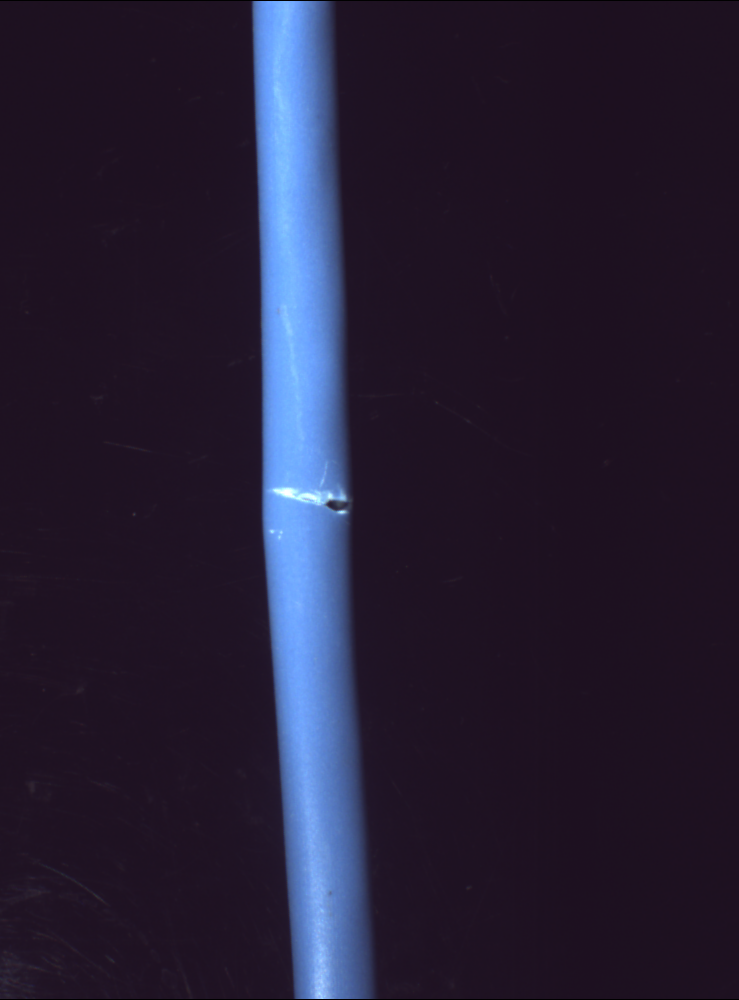
#> input picture B-Cable defect detection/Input Images/Cut.bmp, 739 x 1000 px; its folder holds only this picture in this run
$ python 'Cable defect detection.py'
#> lines starting #> are read from the running program, lines starting #| are printed output that depends on the picture; after the words box and inside, x2 and y2 are one past the last pixel; in counts of white or black regions, pixels touching at a corner belong together
import os
from scipy.spatial import distance
import cv2
import numpy as np

# 测量电缆直径的函数
def count_dia(tgt, row):
    cols = tgt.shape[1]
    point1, point2 = 0, 0

    for j in range(cols):
        if tgt[row, j] == 255:
            point1 = j
            break

    for j in range(cols - 1, -1, -1):
        if tgt[row, j] == 255:
            point2 = j
            break

    diameter = point2 - point1 + 1
    print(f"Diameter: {diameter}")
    return point1, point2

# 绘制直径线和标注
def draw_lines(org_img, p1, p2, row):
    thickness = 2
    diameter = p2 - p1 + 1

    cv2.line(org_img, (p1, row), (p1 - 20, row), (0, 0, 255), thickness)
    cv2.line(org_img, (p2, row), (p2 + 20, row), (0, 0, 255), thickness)
    cv2.putText(org_img, f"Diameter {diameter}", (p2 + 50, row + 6),
                cv2.FONT_HERSHEY_PLAIN, 1.0, (0, 0, 255), 2)

# 检测缺陷
def defects(edges_img, img):
    contours, _ = cv2.findContours(edges_img, cv2.RETR_TREE, cv2.CHAIN_APPROX_SIMPLE)
    min_contour_area = 5
    contours = [c for c in contours if cv2.contourArea(c) >= min_contour_area]

    merged_contours = []
    for contour in contours:
        merged = False
        for i, existing_contour in enumerate(merged_contours):
            x1, y1, w1, h1 = cv2.boundingRect(existing_contour)
            x2, y2, w2, h2 = cv2.boundingRect(contour)
            if abs(x1 - x2) < 20 or abs(y1 - y2) < 20 or \
               abs((x1 + w1) - (x2 + w2)) < 20 or abs((y1 + h1) - (y2 + h2)) < 20:
                merged_contours[i] = np.vstack((existing_contour, contour))
                merged = True
                break
        if not merged:
            merged_contours.append(contour)

    centers, radius = [], []
    for contour in merged_contours:
        center, rad = cv2.minEnclosingCircle(contour)
        centers.append(center)
        radius.append(rad)

    max_radius = max(radius) if radius else 0
    filtered_centers, filtered_radius = [], []
    for i in range(len(radius)):
        if radius[i] < 5 or radius[i] >= max_radius or max_radius - radius[i] < 1.0:
            continue
        filtered_centers.append(centers[i])
        filtered_radius.append(radius[i])

    final_centers, final_radius = [], []
    for center1, rad1 in zip(filtered_centers, filtered_radius):
        if not final_centers:
            final_centers.append(center1)
            final_radius.append(rad1)
            continue

        is_close = False
        for j, (center2, rad2) in enumerate(zip(final_centers, final_radius)):
            if distance.euclidean(center1, center2) < rad1 + rad2:
                avg_center = ((center1[0] + center2[0]) / 2, (center1[1] + center2[1]) / 2)
                max_radius = max(rad1, rad2) + 10
                final_centers[j] = avg_center
                final_radius[j] = max_radius
                is_close = True
                break

        if not is_close:
            final_centers.append(center1)
            final_radius.append(rad1)

    for i in range(len(final_radius)):
        cx, cy = int(final_centers[i][0]), int(final_centers[i][1])
        rad = int(final_radius[i] + 15)
        cv2.circle(img, (cx, cy), rad, (0, 255, 0), 2)

        if rad <= 25:
            label = "Defect: Pin Hole"
        elif rad <= 70:
            label = "Defect: Cut"
        else:
            label = "Defect: Scratch"

        cv2.putText(img, label, (cx + 70, cy + 30),
                    cv2.FONT_HERSHEY_PLAIN, 1.0, (0, 100, 255), 2)

# 主函数
def main():
    input_dir = "Input Images"
    output_dir = "Output Images"
    os.makedirs(output_dir, exist_ok=True)

    for file_name in os.listdir(input_dir):
        file_path = os.path.join(input_dir, file_name)
        img = cv2.imread(file_path)
#> img is the input picture: shape (1000, 739, 3); mean B, G, R 52.9, 30.8, 37.2
        if img is None:
            print(f"Error: Unable to load image {file_name}. Skipping.")
            continue

        img_gray = cv2.cvtColor(img, cv2.COLOR_BGR2GRAY)
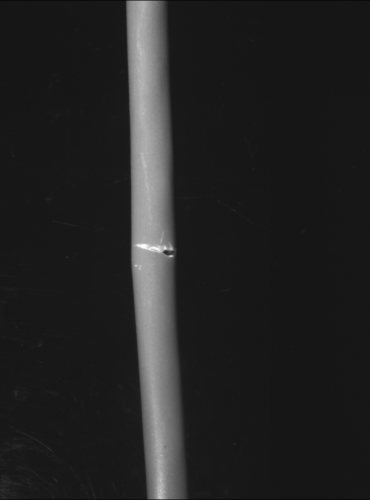
#> img_gray: shape (1000, 739) (shown at 1/2 size); min 0, max 255, mean 35.2
        rows, cols = img_gray.shape
        for i in range(rows):
            for j in range(cols):
                if img_gray[i, j] < 40 or j < (cols // 2) - 120 or j > (cols // 2) + 120:
                    img_gray[i, j] = 255
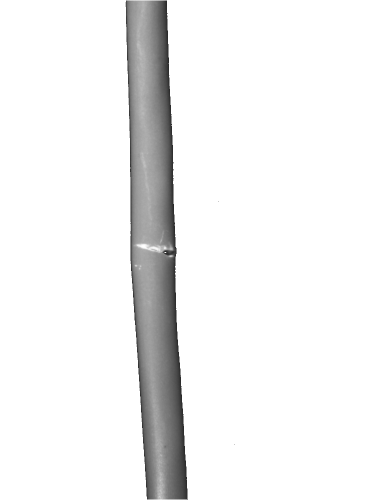
#> img_gray: shape (1000, 739) (shown at 1/2 size); min 40, max 255, mean 240.4

        edges_img = cv2.Canny(img_gray, 150, 300, apertureSize=3, L2gradient=False)
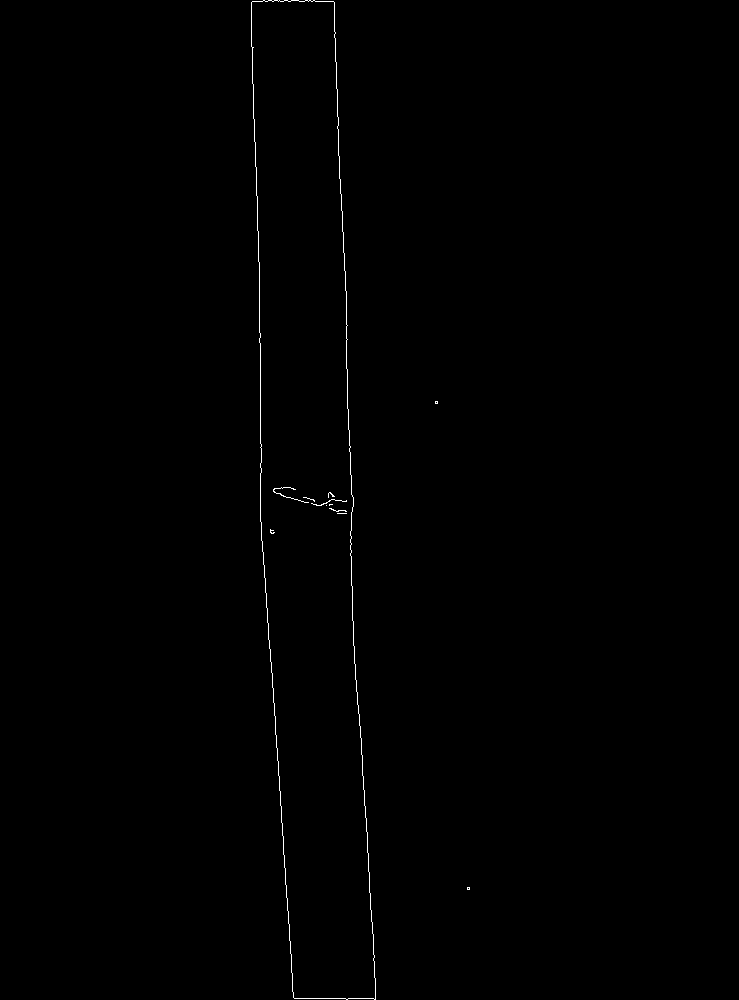
#> edges_img: shape (1000, 739); 0.32% white in thin lines or dots, all inside (x1, y1, x2, y2) = (251, 0, 470, 1000)

        rows_to_measure = [100, 625]
        for row in rows_to_measure:
            p1, p2 = count_dia(edges_img, row)
            draw_lines(img, p1, p2, row)
#> this loop made 2 passes
#> (p1, p2) on passes 1 to 2: (253, 337), (268, 353)
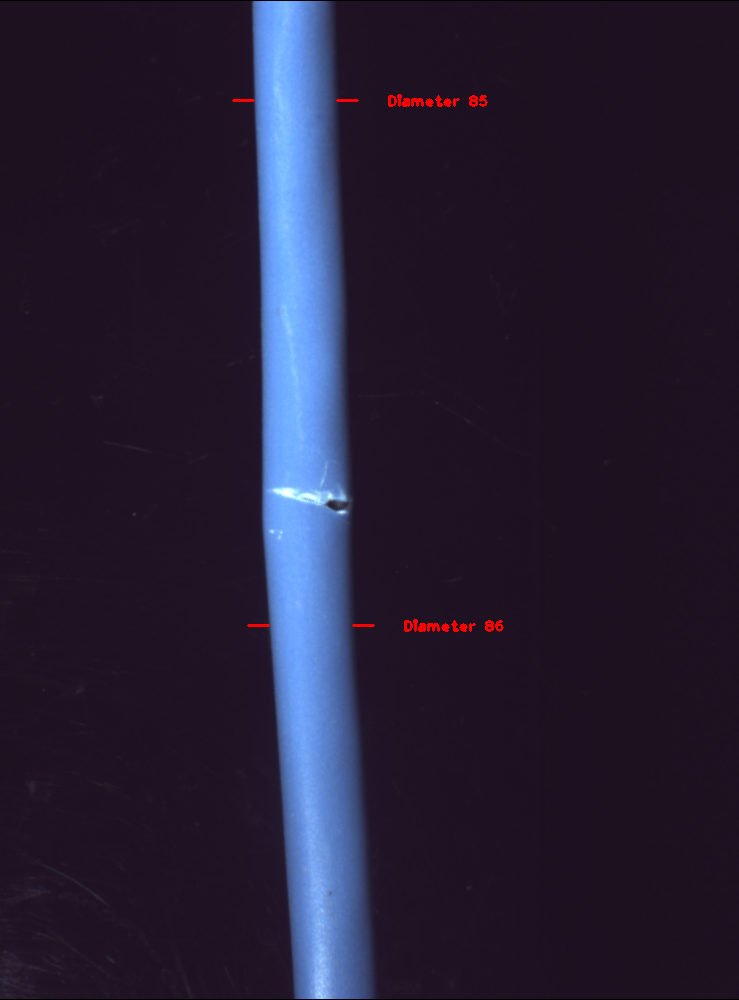
#> img: shape (1000, 739, 3); 0.19% of pixels changed, all inside (x1, y1, x2, y2) = (232, 94, 504, 632)

        defects(edges_img, img)
#> in defects, `contours, _ = cv2.findContours(edges_img, cv2.RETR_TREE, cv2.CHAIN_APP..`: contours = 15 contours, 13 with area under 20; largest, box (x1, y1, x2, y2) and area: (251, 0, 376, 1000) 85054, (251, 0, 376, 1000) 85052
#> in defects, `contours = [c for c in contours if cv2.contourArea(c) >= min_contour_a..`: contours = 4 contours, 2 with area under 20; largest, box (x1, y1, x2, y2) and area: (251, 0, 376, 1000) 85054, (251, 0, 376, 1000) 85052
#> the loop in defects, `for contour in contours:` made 4 passes
#> after the loop in defects, `for contour in contours:`: merged_contours = 2 contours, 1 with area under 20; largest, box (x1, y1, x2, y2) and area: (273, 487, 347, 506) 50
#> the loop in defects, `for contour in merged_contours:` made 2 passes
#> (center, rad) on passes 1 to 2: ((313.5, 500), 502.8), ((309.5, 495), 36.99)
#> after the loop in defects, `for contour in merged_contours:`: centers = [(313.5, 500), (309.5, 495)]; radius = [502.8, 36.99]
#> in defects, `max_radius = max(radius) if radius else 0`: max_radius = 502.8
#> the loop in defects, `for i in range(len(radius)):` made 2 passes
#> after the loop in defects, `for i in range(len(radius)):`: filtered_centers = [(309.5, 495)]; filtered_radius = [36.99]
#> the loop in defects, `for center1, rad1 in zip(filtered_centers, filtered_radius):` made 1 pass
#> after the loop in defects, `for center1, rad1 in zip(filtered_centers, filtered_radius):`: final_centers = [(309.5, 495)]; final_radius = [36.99]
#> the loop in defects, `for i in range(len(final_radius)):` made 1 pass
#> (cx, cy, rad, label) on pass 1: (309, 495, 51, 'Defect: Cut')
#> after the loop in defects, `for i in range(len(final_radius)):`:
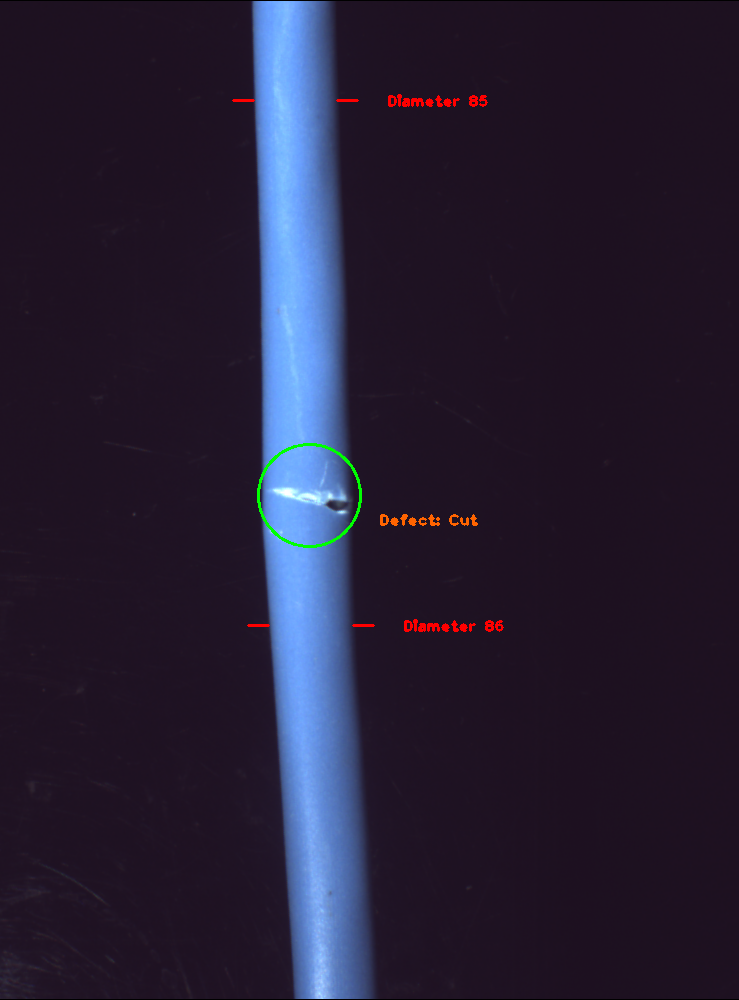
#> img: shape (1000, 739, 3); 0.2% of pixels changed, all inside (x1, y1, x2, y2) = (257, 443, 478, 548)

        output_path = os.path.join(output_dir, file_name)
        cv2.imwrite(output_path, img)
        print(f"Processed and saved: {output_path}")

if __name__ == "__main__":
    main()

$ run again, on B-Cable defect detection/Input Images/Pin-Hole.bmp
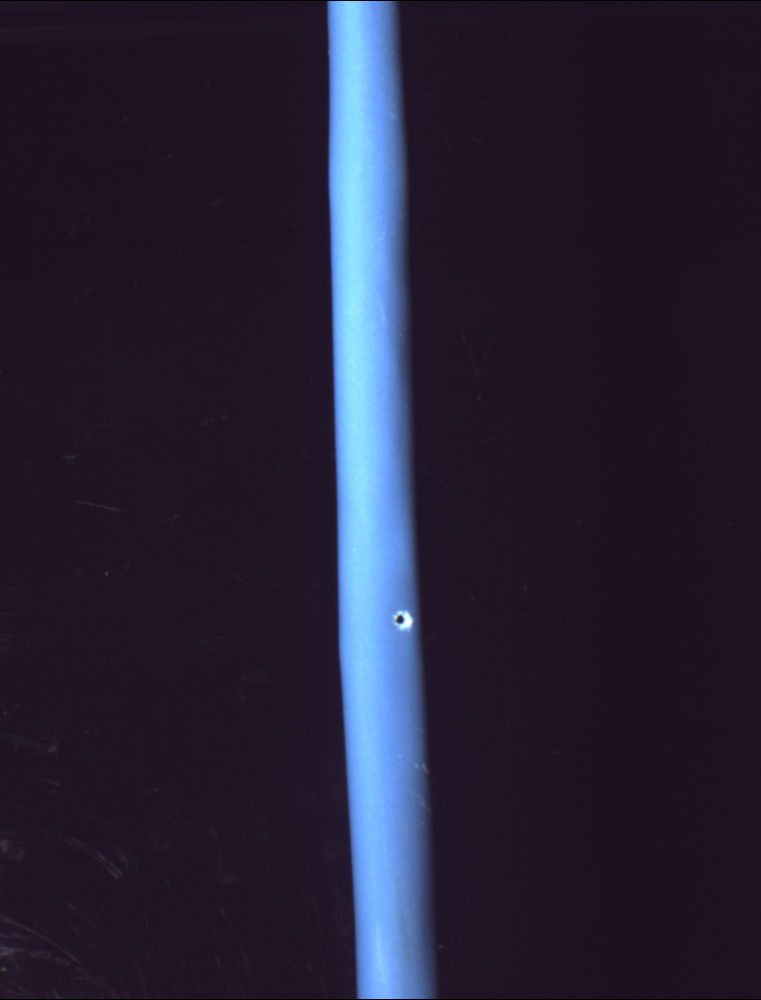
#> input picture B-Cable defect detection/Input Images/Pin-Hole.bmp, 761 x 1000 px
#> in main, img is the input picture: shape (1000, 761, 3); mean B, G, R 53.8, 32.8, 38.5
#> in main, `edges_img = cv2.Canny(img_gray, 150, 300, apertureSize=3, L2gradient=F..`:
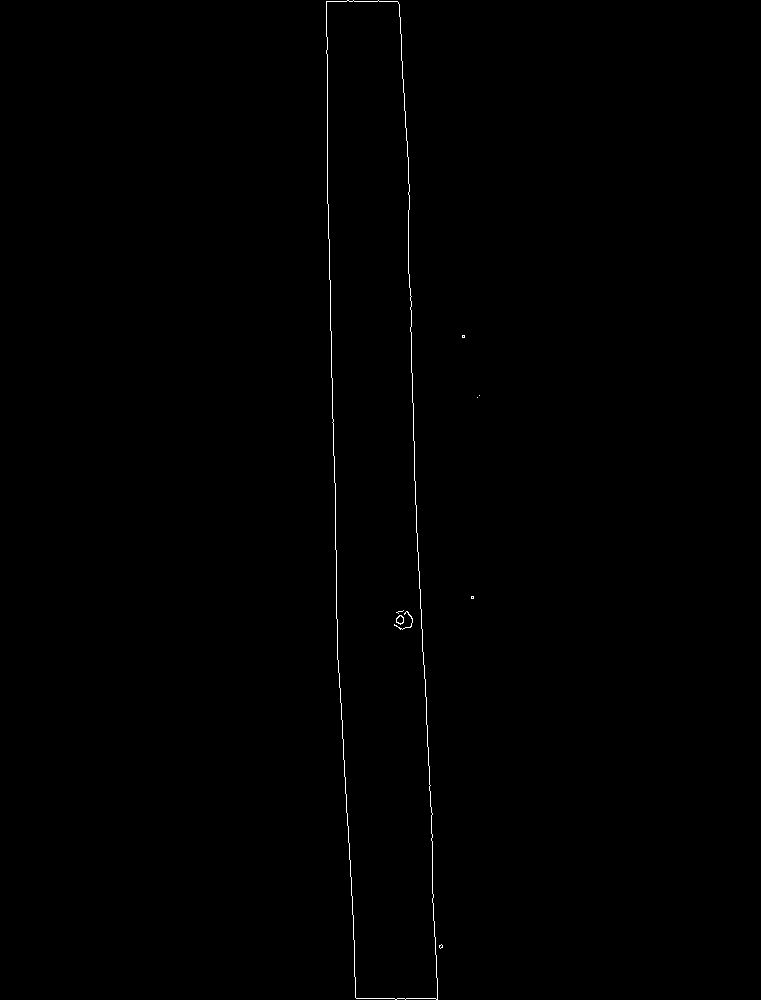
#> edges_img: shape (1000, 761); 0.3% white in thin lines or dots, all inside (x1, y1, x2, y2) = (326, 0, 480, 1000)
#> the loop in main, `for row in rows_to_measure:` made 2 passes
#> (p1, p2) on passes 1 to 2: (327, 404), (337, 421)
#> in defects, `contours, _ = cv2.findContours(edges_img, cv2.RETR_TREE, cv2.CHAIN_APP..`: contours = 14 contours, 10 with area under 20; largest, box (x1, y1, x2, y2) and area: (326, 0, 438, 1000) 80828, (326, 0, 438, 1000) 80826, (396, 615, 404, 625) 48, (396, 615, 404, 624) 38
#> in defects, `contours = [c for c in contours if cv2.contourArea(c) >= min_contour_a..`: contours = 7 contours, 3 with area under 20; largest, box (x1, y1, x2, y2) and area: (326, 0, 438, 1000) 80828, (326, 0, 438, 1000) 80826, (396, 615, 404, 625) 48, (396, 615, 404, 624) 38
#> the loop in defects, `for contour in contours:` made 7 passes
#> after the loop in defects, `for contour in contours:`: merged_contours = 2 contours; box (x1, y1, x2, y2) and area: (326, 0, 443, 1000) 8441, (394, 611, 413, 630) 26
#> the loop in defects, `for contour in merged_contours:` made 2 passes
#> (center, rad) on passes 1 to 2: ((381.5, 500), 502.1), ((402.8, 620.1), 10.06)
#> after the loop in defects, `for contour in merged_contours:`: centers = [(381.5, 500), (402.8, 620.1)]; radius = [502.1, 10.06]
#> max_radius = 502.1
#> the loop in defects, `for i in range(len(radius)):` made 2 passes
#> after the loop in defects, `for i in range(len(radius)):`: filtered_centers = [(402.8, 620.1)]; filtered_radius = [10.06]
#> the loop in defects, `for center1, rad1 in zip(filtered_centers, filtered_radius):` made 1 pass
#> after the loop in defects, `for center1, rad1 in zip(filtered_centers, filtered_radius):`: final_centers = [(402.8, 620.1)]; final_radius = [10.06]
#> the loop in defects, `for i in range(len(final_radius)):` made 1 pass
#> (cx, cy, rad, label) on pass 1: (402, 620, 25, 'Defect: Pin Hole')
#> after the loop in defects, `for i in range(len(final_radius)):`:
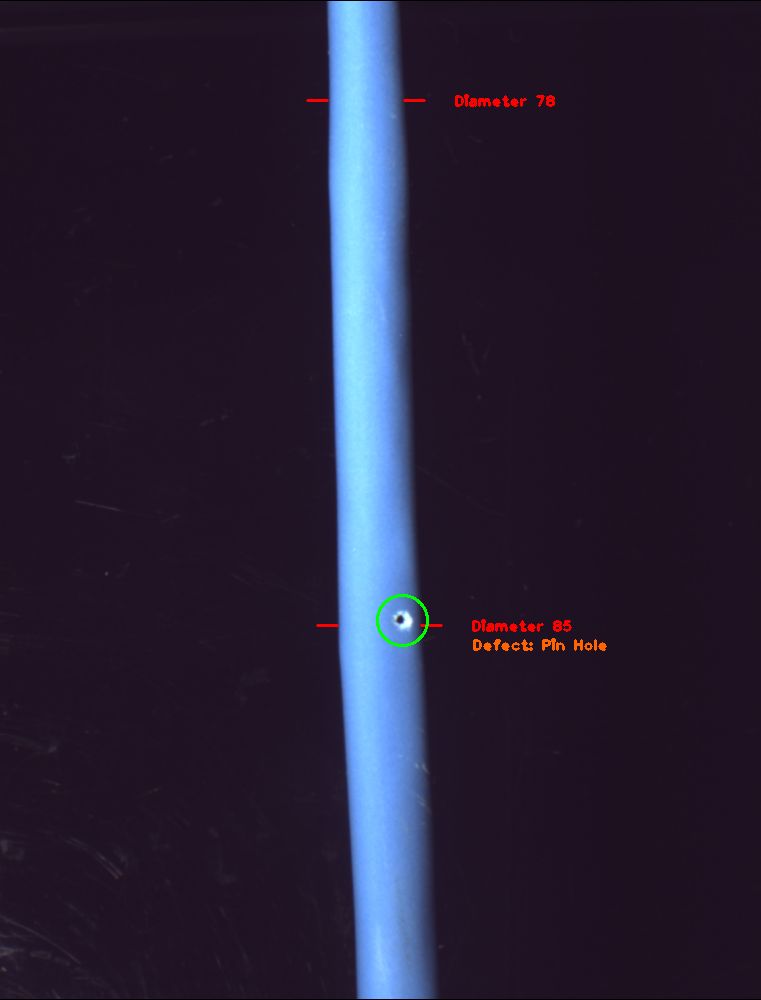
#> img: shape (1000, 761, 3); mean B, G, R 53.6, 32.9, 39
